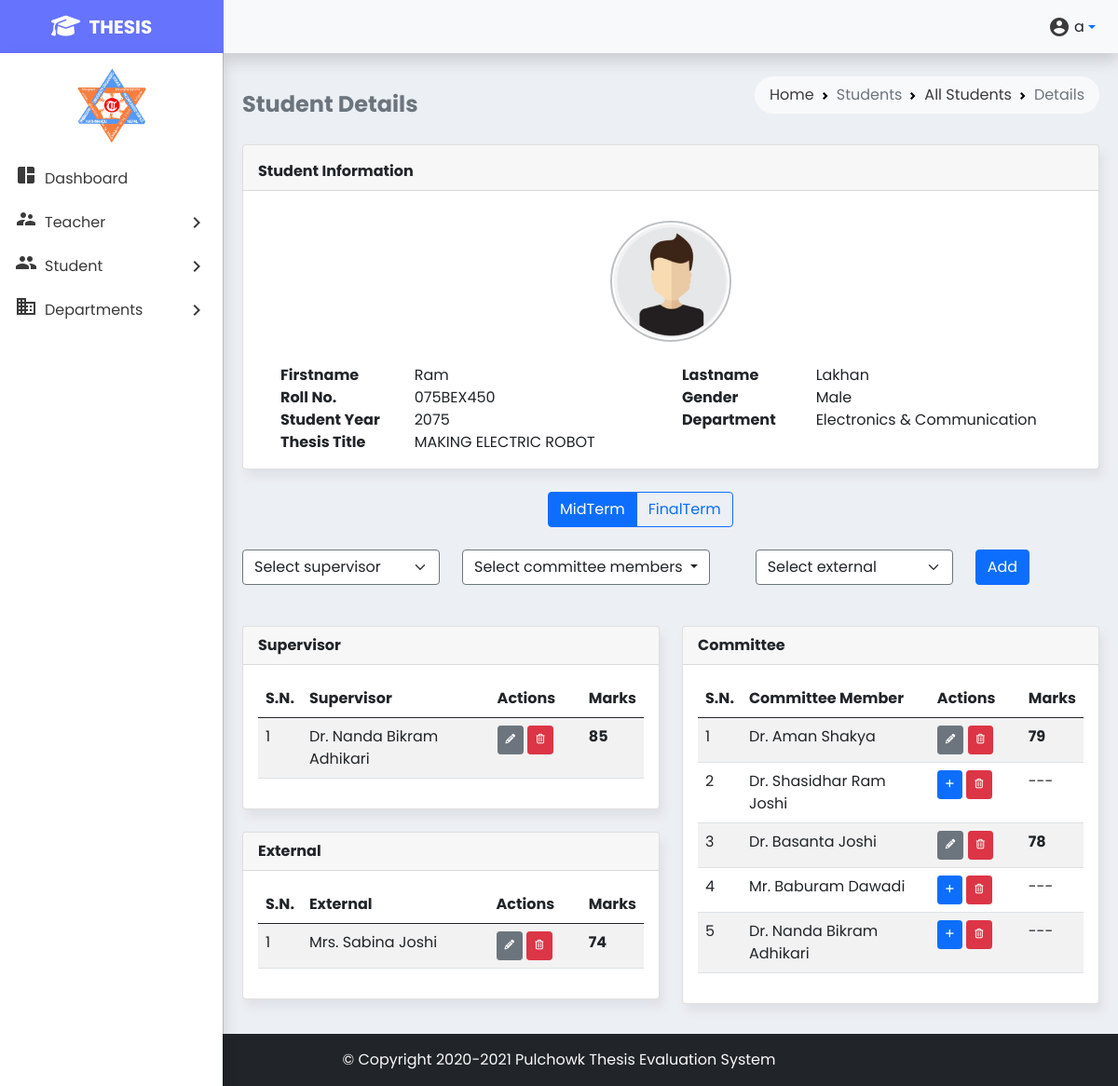
The app's page /studentdetails.php?id=46 (signed in) with its own data.
### tables this page shows
CREATE TABLE `students` (
  `student_id` int(10) NOT NULL,
  `student_fname` text NOT NULL,
  `student_lname` text NOT NULL,
  `student_roll` varchar(12) NOT NULL,
  `student_gender` text NOT NULL,
  `student_regdate` date NOT NULL,
  `student_year` int(4) NOT NULL,
  `student_dep` varchar(30) NOT NULL,
  `student_thesis` varchar(255) NOT NULL
);

CREATE TABLE `mid_supervisor_assigned` (
  `assigned_id` int(10) NOT NULL,
  `assigned_s_id` int(10) NOT NULL,
  `assigned_teacher_id` int(10) NOT NULL
);

CREATE TABLE `teacher` (
  `teacher_id` int(10) NOT NULL,
  `teacher_fname` varchar(20) NOT NULL,
  `teacher_mname` varchar(15) DEFAULT NULL,
  `teacher_lname` varchar(20) NOT NULL,
  `teacher_post` varchar(5) NOT NULL
);

CREATE TABLE `mid_supervisor` (
  `mid_sup_marksid` int(10) NOT NULL,
  `st_te_assigned_id` int(10) NOT NULL,
  `par1` int(10) NOT NULL,
  `par2` int(10) NOT NULL,
  `par3` int(10) NOT NULL,
  `par4` int(10) NOT NULL,
  `par5` int(10) NOT NULL,
  `total` int(10) NOT NULL
);

CREATE TABLE `mid_external_assigned` (
  `assigned_id` int(10) NOT NULL,
  `assigned_s_id` int(10) NOT NULL,
  `assigned_ext_id` int(10) NOT NULL
);

CREATE TABLE `ext_teacher` (
  `external_id` int(10) NOT NULL,
  `external_fname` varchar(20) NOT NULL,
  `external_mname` varchar(20) NOT NULL,
  `external_lname` varchar(20) NOT NULL,
  `external_post` varchar(5) NOT NULL
);

CREATE TABLE `mid_external` (
  `mid_ext_marksid` int(10) NOT NULL,
  `st_te_assigned_id` int(10) NOT NULL,
  `par1` int(10) NOT NULL,
  `par2` int(10) NOT NULL,
  `par3` int(10) NOT NULL,
  `par4` int(10) NOT NULL,
  `par5` int(10) NOT NULL,
  `par6` int(10) NOT NULL,
  `par7` int(10) NOT NULL,
  `par8` int(10) NOT NULL,
  `total` int(10) NOT NULL
);

CREATE TABLE `mid_committee_assigned` (
  `assigned_id` int(10) NOT NULL,
  `assigned_s_id` int(10) NOT NULL,
  `assigned_teacher_id` int(10) NOT NULL
);

CREATE TABLE `mid_committee` (
  `mid_com_marksid` int(10) NOT NULL,
  `st_te_assigned_id` int(10) NOT NULL,
  `par1` int(10) NOT NULL,
  `par2` int(10) NOT NULL,
  `par3` int(10) NOT NULL,
  `par4` int(10) NOT NULL,
  `par5` int(10) NOT NULL,
  `par6` int(10) NOT NULL,
  `par7` int(10) NOT NULL,
  `par8` int(10) NOT NULL,
  `total` int(10) NOT NULL
);

### studentdetails.php (the view, shortened to what the rows shown need)
<!doctype html>
<html lang="en">
<head>
    <link href="https://cdn.jsdelivr.net/npm/bootstrap@5.0.2/dist/css/bootstrap.min.css" rel="stylesheet"
>
    <link rel="stylesheet" href="styles/style.css">
</head>
<body>
        <?php include 'partials/_dbconnect.php'; ?>
    <main class="p-2 mt-1" style="min-height: 800px">
        <div class="container-fluid">
            <div class="row">
                <div class="col-md-12">
                    <?php include 'partials/_studentinfo.php'; ?>
                </div>
            </div>
            <div class="row">
                <div class="col-md-6">
                    <div class="card mb-4 mt-1">
                        <div class="card-body">
                            <div class="table-responsive">
                                <table id="student-marks" class="table table-striped table-hover" style="width:100%">
                                    <colgroup>
                                    </colgroup>
                                    <thead>
                                        <tr>
                                            <th>S.N.</th>
                                            <th>Supervisor</th>
                                            <th>Actions</th>
                                            <th>Marks</th>
                                        </tr>
                                    </thead>
                                    <tbody>
                                        <?php
                                            $student_id = $_GET['id'];
                                            $sql = "SELECT ta.assigned_id, t.teacher_id, t.teacher_post, t.teacher_fname, t.teacher_mname, t.teacher_lname
                                            FROM teacher t
                                            INNER JOIN mid_supervisor_assigned ta
                                            ON t.teacher_id = ta.assigned_teacher_id
                                            WHERE ta.assigned_s_id = '$student_id'";
                                            $result = mysqli_query($conn, $sql);
                                            $sno = 1;
                                            while($row = mysqli_fetch_assoc($result)) {
                                                $assigned_id = $row['assigned_id'];
                                                $sql1 = "SELECT `total` FROM `mid_supervisor` WHERE `st_te_assigned_id`='$assigned_id'";
                                                $result1=mysqli_query($conn, $sql1);
                                                $row1=mysqli_fetch_assoc($result1);
                                                echo'
                                                <tr>
                                                    <td>'.$sno.'</td>
                                                    <td>'. $row['teacher_post'].' ' . $row['teacher_fname'] . ' ' . $row['teacher_mname']. ' '.$row['teacher_lname'] . '</td>
                                                    <td>';
                                                    if (mysqli_num_rows($result1) > 0) {
                                                        echo '
                                                        <button type="button" id=se'.$assigned_id.' class="btn btn-secondary btn-sm supaddEd" data-bs-toggle="modal" data-bs-target="#supervisor_marking"><i class="fa fa-pencil fa-xs"></i></button>
                                                        <button type="button" id=sd'.$assigned_id.' class="delete btn btn-danger btn-sm"><i class="fa fa-trash-o fa-xs"></i></button>
                                                        </td>
                                                        <td><strong>'.$row1['total'].'</strong></td>';
                                                    }
                                                echo '</tr>
                                                ';
                                                $sno += 1;
                                            }
                                        ?>
                                    </tbody>
                                </table>
                            </div>
                        </div>
                    </div>
                    <div class="card mb-4 mt-1">
                        <div class="card-body">
                            <div class="table-responsive">
                                <table id="student-marks" class="table table-striped table-hover" style="width:100%">
                                    <colgroup>
                                    </colgroup>
                                    <thead>
                                        <tr>
                                            <th>S.N.</th>
                                            <th>External</th>
                                            <th>Actions</th>
                                            <th>Marks</th>
                                        </tr>
                                    </thead>
                                    <tbody>
                                        <?php
                                            $student_id = $_GET['id'];
                                            $sql = "SELECT ta.assigned_id, t.external_id, t.external_post, t.external_fname, t.external_mname, t.external_lname
                                            FROM ext_teacher t
                                            INNER JOIN mid_external_assigned ta
                                            ON t.external_id = ta.assigned_ext_id
                                            WHERE ta.assigned_s_id = '$student_id'";
                                            $result = mysqli_query($conn, $sql);
                                            $sno = 1;
                                            while($row = mysqli_fetch_assoc($result)) {
                                                $assigned_id = $row['assigned_id'];
                                                $sql2 = "SELECT `total` FROM `mid_external` WHERE `st_te_assigned_id`='$assigned_id'";
                                                $result2=mysqli_query($conn, $sql2);
                                                $row2=mysqli_fetch_assoc($result2);
                                                echo'
                                                <tr>
                                                    <td>'.$sno.'</td>
                                                    <td>'. $row['external_post'].' ' . $row['external_fname'] . ' ' . $row['external_mname']. ' '.$row['external_lname'] . '</td>
                                                    <td>';
                                                    if (mysqli_num_rows($result2) > 0) {
                                                        echo '
                                                        <button type="button" id=ee'.$assigned_id.' class="btn btn-secondary btn-sm addEd" data-bs-toggle="modal" data-bs-target="#committee_marking"><i class="fa fa-pencil fa-xs"></i></button>
                                                        <button type="button" id=ed'.$assigned_id.' class="delete btn btn-danger btn-sm"><i class="fa fa-trash-o fa-xs"></i></button>
                                                    </td>
                                                    <td><strong>'.$row2['total'].'</strong></td>';
                                                    }
                                                echo '</tr>
                                                ';
                                                $sno += 1;
                                            }
                                        ?>
                                    </tbody>
                                </table>
                            </div>
                        </div>
                    </div>
                </div>
                <div class="col-md-6">
                    <div class="card mb-4 mt-1">
                        <div class="card-body">
                            <div class="table-responsive">
                                <table id="student-marks" class="table table-striped table-hover" style="width:100%">
                                    <colgroup>
                                    </colgroup>
                                    <thead>
                                        <tr>
                                            <th>S.N.</th>
                                            <th>Committee Member</th>
                                            <th>Actions</th>
                                            <th>Marks</th>
                                        </tr>
                                    </thead>
                                    <tbody>
                                        <?php
                                            $student_id = $_GET['id'];
                                            $sql = "SELECT ta.assigned_id, t.teacher_id, t.teacher_post, t.teacher_fname, t.teacher_mname, t.teacher_lname
                                            FROM teacher t
                                            INNER JOIN mid_committee_assigned ta
                                            ON t.teacher_id = ta.assigned_teacher_id
                                            WHERE ta.assigned_s_id = '$student_id'";
                                            $result = mysqli_query($conn, $sql);
                                            $sno = 1;
                                            while($row = mysqli_fetch_assoc($result)) {
                                                $assigned_id = $row['assigned_id'];
                                                $sql1 = "SELECT `total` FROM `mid_committee` WHERE `st_te_assigned_id`='$assigned_id'";
                                                $result1=mysqli_query($conn, $sql1);
                                                $row1=mysqli_fetch_assoc($result1);
                                                echo'
                                                <tr>
                                                    <td>'.$sno.'</td>
                                                    <td>'. $row['teacher_post'].' ' . $row['teacher_fname'] . ' ' . $row['teacher_mname']. ' ' .$row['teacher_lname'] . '</td>
                                                    <td>';
                                                    if (mysqli_num_rows($result1) > 0) {
                                                        echo '<button type="button" id=ce'.$assigned_id.' class="btn btn-secondary btn-sm addEd" data-bs-toggle="modal" data-bs-target="#committee_marking"><i class="fa fa-pencil fa-xs"></i></button>
                                                        <button type="button" id=cd'.$assigned_id.' class="delete btn btn-danger btn-sm"><i class="fa fa-trash-o fa-xs"></i></button>
                                                    </td>
                                                    <td><strong>'.$row1['total'].'</strong></td>';
                                                    }
                                                    else {
                                                        echo '<button type="button" id=ca'.$assigned_id.' class="btn btn-primary btn-sm addEd" data-bs-toggle="modal" data-bs-target="#committee_marking"><i class="fa fa-plus fa-xs"></i></button>
                                                        <button type="button" id=cd'.$assigned_id.' class="delete btn btn-danger btn-sm"><i class="fa fa-trash-o fa-xs"></i></button>
                                                    </td>
                                                    <td>---</td>';
                                                    }
                                                echo '</tr>
                                                ';
                                                $sno += 1;
                                            }
                                        ?>
                                    </tbody>
                                </table>
                            </div>
                        </div>
                    </div>
                </div>
            </div>
        </div>
    </main>
</body>
</html>

### partials/_studentinfo.php (shortened to what the rows shown need)
<?php
if (isset($_GET['id'])) {
    $id = $_GET['id'];
    $sql = "SELECT * FROM `students` WHERE `student_id` = $id";
    $result = mysqli_query($conn, $sql);
}
else{
    exit();
}
?>
<div class="card mb-4 mt-1">
    <div class="card-body">
            <?php
            $row = mysqli_fetch_assoc($result);
            ?>
        <div class="container mt-4">
            <div class="row">
                <?php
                echo '
                <div class="col-md-2">
                    <div><strong>Firstname</strong></div>
                    <div><strong>Roll No.</strong></div>
                    <div><strong>Student Year</strong></div>
                </div>
                <div class="col-md-4">
                    <div>'.$row['student_fname'].'</div>
                    <div>'.$row['student_roll'].'</div>
                    <div>'.$row['student_year'].'</div>
                </div>
                <div class="col-md-2">
                    <div><strong>Lastname</strong></div>
                    <div><strong>Gender</strong></div>
                    <div><strong>Department</strong></div>
                </div>
                <div class="col-md-4">
                    <div>'.$row['student_lname'].'</div>
                    <div>'.$row['student_gender'].'</div>
                    <div>'.$row['student_dep'].'</div>
                </div>
                <div class="col-md-2">
                    <div><strong>Thesis Title</strong></div>
                </div>
                <div class="col-md-6">
                    <div>'. strtoupper($row['student_thesis']) .'</div>
                </div>';
                ?>
            </div>
        </div>
    </div>
</div>

### records on screen
students: student_fname "Ram", student_roll "075BEX450", student_year "2075", student_lname "Lakhan", student_gender "Male", student_dep "Electronics & Communi­cation", student_thesis "MAKING ELECTRIC ROBOT"
mid_supervisor_assigned: assigned_teacher.teacher_post "Dr.", assigned_teacher.teacher_fname "Nanda", assigned_teacher.teacher_mname "Bikram", assigned_teacher.teacher_lname "Adhikari", mid_supervisor.total "85"
mid_external_assigned: assigned_ext.external_post "Mrs.", assigned_ext.external_fname "Sabina", assigned_ext.external_lname "Joshi", mid_external.total "74"
mid_committee_assigned: assigned_teacher.teacher_post "Dr.", assigned_teacher.teacher_fname "Aman", assigned_teacher.teacher_lname "Shakya", mid_committee.total "79"
mid_committee_assigned: assigned_teacher.teacher_post "Dr.", assigned_teacher.teacher_fname "Shasidhar", assigned_teacher.teacher_mname "Ram", assigned_teacher.teacher_lname "Joshi"
mid_committee_assigned: assigned_teacher.teacher_post "Dr.", assigned_teacher.teacher_fname "Basanta", assigned_teacher.teacher_lname "Joshi", mid_committee.total "78"
mid_committee_assigned: assigned_teacher.teacher_post "Mr.", assigned_teacher.teacher_fname "Baburam", assigned_teacher.teacher_lname "Dawadi"
mid_committee_assigned: assigned_teacher.teacher_post "Dr.", assigned_teacher.teacher_fname "Nanda", assigned_teacher.teacher_mname "Bikram", assigned_teacher.teacher_lname "Adhikari"

### other values on screen
$_SESSION['username'] "a"
